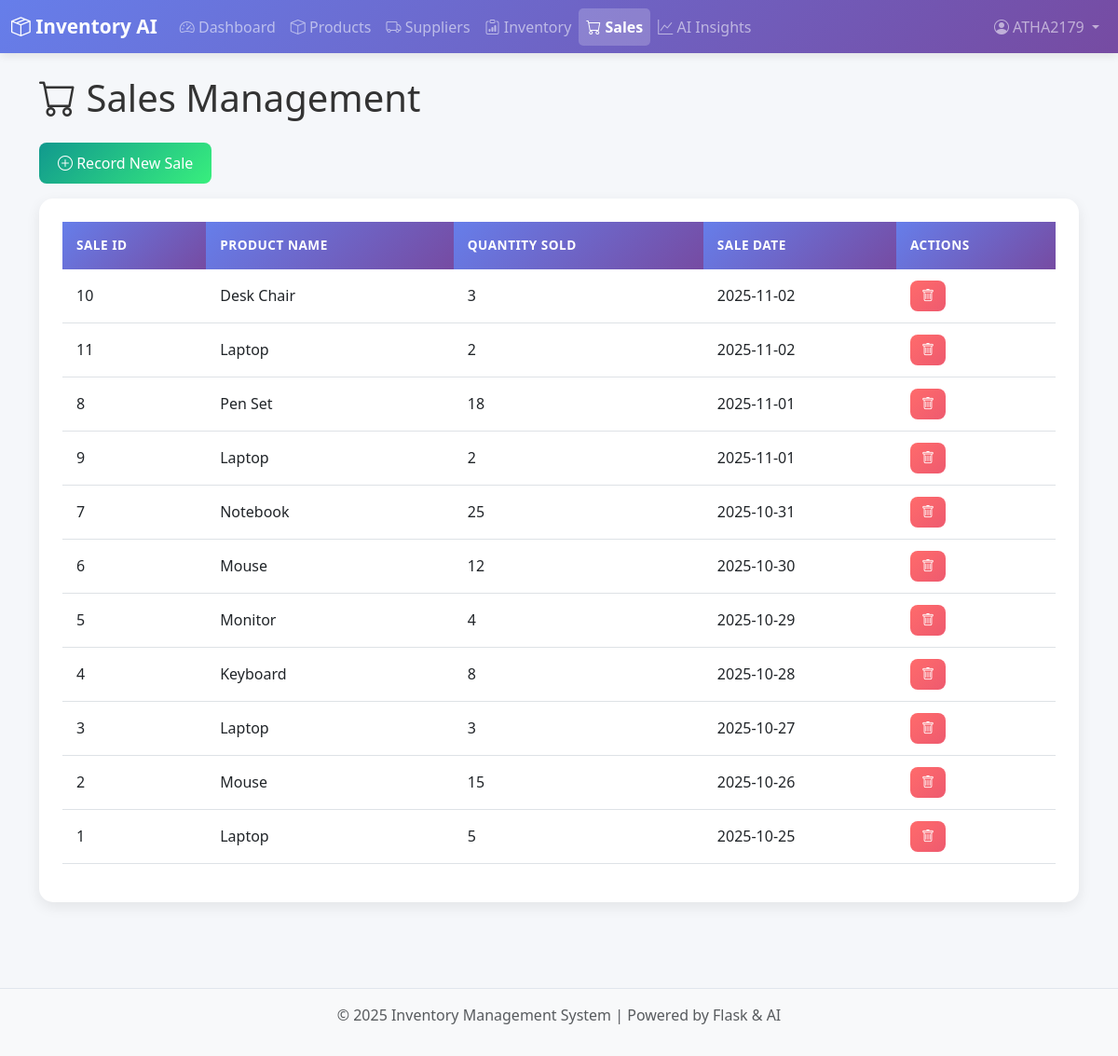
The page /sales (signed in) on the database its author committed.
### models/database.py (models this page shows, shortened)
class User(UserMixin, db.Model):
    __tablename__ = 'users'
    user_id = db.Column(db.Integer, primary_key=True, autoincrement=True)
    username = db.Column(db.String(100), unique=True, nullable=False)
    email = db.Column(db.String(200), unique=True, nullable=False)
    password_hash = db.Column(db.String(200), nullable=False)
    join_date = db.Column(db.DateTime, nullable=False, default=datetime.utcnow)
    is_admin = db.Column(db.Boolean, default=False)
    activity_logs = db.relationship('ActivityLog', backref='user', lazy=True, cascade='all, delete-orphan')

class Sale(db.Model):
    __tablename__ = 'sales'
    sale_id = db.Column(db.Integer, primary_key=True, autoincrement=True)
    product_id = db.Column(db.Integer, db.ForeignKey('products.product_id'), nullable=False)
    quantity_sold = db.Column(db.Integer, nullable=False)
    sale_date = db.Column(db.Date, nullable=False, default=datetime.utcnow)

class Product(db.Model):
    __tablename__ = 'products'
    product_id = db.Column(db.Integer, primary_key=True, autoincrement=True)
    product_name = db.Column(db.String(200), nullable=False)
    category = db.Column(db.String(100), nullable=False)
    price = db.Column(db.Float, nullable=False)
    inventory = db.relationship('Inventory', backref='product', lazy=True, cascade='all, delete-orphan')
    sales = db.relationship('Sale', backref='product', lazy=True, cascade='all, delete-orphan')
    purchases = db.relationship('Purchase', backref='product', lazy=True, cascade='all, delete-orphan')

### app.py (the view)
@app.route('/sales')
@login_required
def sales():
    sales_records = Sale.query.order_by(Sale.sale_date.desc()).all()
    products = Product.query.all()
    return render_template('sales.html', sales=sales_records, products=products)

### app.py (called while the page is built)
@login_manager.user_loader
def load_user(user_id):
    return User.query.get(int(user_id))

### templates/sales.html (shortened to what this page needs)
{% extends "base.html" %}
{% block content %}
<div class="container">
    <h1 class="mb-4"><i class="bi bi-cart"></i> Sales Management</h1>
    <button class="btn btn-success mb-3" data-bs-toggle="modal" data-bs-target="#saleModal" onclick="resetSaleForm()">
        <i class="bi bi-plus-circle"></i> Record New Sale
    </button>
    <div class="card">
        <div class="card-body">
            <table class="table table-hover">
                <thead class="table-dark">
                    <tr>
                        <th>Sale ID</th>
                        <th>Product Name</th>
                        <th>Quantity Sold</th>
                        <th>Sale Date</th>
                        <th>Actions</th>
                    </tr>
                </thead>
                <tbody>
                    {% for sale in sales %}
                    <tr>
                        <td>{{ sale.sale_id }}</td>
                        <td>{{ sale.product.product_name }}</td>
                        <td>{{ sale.quantity_sold }}</td>
                        <td>{{ sale.sale_date.strftime('%Y-%m-%d') }}</td>
                        <td>
                            <button class="btn btn-sm btn-danger" onclick="deleteSale({{ sale.sale_id }})">
                                <i class="bi bi-trash"></i>
                            </button>
                        </td>
                    </tr>
                    {% endfor %}
                </tbody>
            </table>
        </div>
    </div>
</div>
{% endblock %}

### templates/base.html (shortened to what this page needs)
<!DOCTYPE html>
<html lang="en">
<head>
    <link href="https://cdn.jsdelivr.net/npm/bootstrap@5.3.0/dist/css/bootstrap.min.css" rel="stylesheet">
    <link rel="stylesheet" href="https://cdn.jsdelivr.net/npm/bootstrap-icons@1.10.0/font/bootstrap-icons.css">
    <link rel="stylesheet" href="{{ url_for('static', filename='css/style.css') }}">
</head>
<body>
    <nav class="navbar navbar-expand-lg navbar-dark bg-primary">
        <div class="container-fluid">
            <a class="navbar-brand" href="{% if current_user.is_authenticated %}{{ url_for('dashboard') }}{% else %}{{ url_for('home') }}{% endif %}">
                <i class="bi bi-box-seam"></i> Inventory AI
            </a>
            <div class="collapse navbar-collapse" id="navbarNav">
                {% if current_user.is_authenticated %}
                <ul class="navbar-nav me-auto">
                    <li class="nav-item">
                        <a class="nav-link {% if request.endpoint == 'dashboard' %}active{% endif %}" href="{{ url_for('dashboard') }}">
                            <i class="bi bi-speedometer2"></i> Dashboard
                        </a>
                    </li>
                    <li class="nav-item">
                        <a class="nav-link {% if request.endpoint == 'products' %}active{% endif %}" href="{{ url_for('products') }}">
                            <i class="bi bi-box"></i> Products
                        </a>
                    </li>
                    <li class="nav-item">
                        <a class="nav-link {% if request.endpoint == 'suppliers' %}active{% endif %}" href="{{ url_for('suppliers') }}">
                            <i class="bi bi-truck"></i> Suppliers
                        </a>
                    </li>
                    <li class="nav-item">
                        <a class="nav-link {% if request.endpoint == 'inventory' %}active{% endif %}" href="{{ url_for('inventory') }}">
                            <i class="bi bi-clipboard-data"></i> Inventory
                        </a>
                    </li>
                    <li class="nav-item">
                        <a class="nav-link {% if request.endpoint == 'sales' %}active{% endif %}" href="{{ url_for('sales') }}">
                            <i class="bi bi-cart"></i> Sales
                        </a>
                    </li>
                    <li class="nav-item">
                        <a class="nav-link {% if request.endpoint == 'ai_insights' %}active{% endif %}" href="{{ url_for('ai_insights') }}">
                            <i class="bi bi-graph-up"></i> AI Insights
                        </a>
                    </li>
                </ul>
                <ul class="navbar-nav ms-auto">
                    <li class="nav-item dropdown">
                        <a class="nav-link dropdown-toggle" href="#" id="userDropdown" role="button" data-bs-toggle="dropdown" aria-expanded="false">
                            <i class="bi bi-person-circle"></i> {{ current_user.username }}
                        </a>
                    </li>
                </ul>
                {% endif %}
            </div>
        </div>
    </nav>
    <main class="container-fluid py-4">
        {% block content %}{% endblock %}
    </main>
    <footer class="bg-light text-center text-muted py-3 mt-5">
        <p>&copy; 2025 Inventory Management System | Powered by Flask & AI</p>
    </footer>
</body>
</html>

### static/css/style.css (style rules this page uses)
:root { --primary-color: #667eea; --secondary-color: #764ba2; --success-color: #38ef7d; --warning-color: #f5576c; --info-color: #00f2fe; --gradient-primary: linear-gradient(135deg, #667eea 0%, #764ba2 100%); --gradient-success: linear-gradient(135deg, #11998e 0%, #38ef7d 100%); --gradient-warning: linear-gradient(135deg, #f093fb 0%, #f5576c 100%); --gradient-info: linear-gradient(135deg, #4facfe 0%, #00f2fe 100%); }
body { font-family: 'Segoe UI', Tahoma, Geneva, Verdana, sans-serif; background-color: #f5f7fa; color: #333; }
.navbar { box-shadow: 0 2px 10px rgba(0, 0, 0, 0.1); background: var(--gradient-primary) !important; }
.navbar-brand { font-weight: bold; font-size: 1.3rem; transition: transform 0.3s ease; }
.nav-link { transition: all 0.3s ease; position: relative; }
.nav-link.active { background: rgba(255, 255, 255, 0.2); border-radius: 5px; font-weight: 600; }
.card { border: none; border-radius: 15px; box-shadow: 0 5px 15px rgba(0, 0, 0, 0.08); transition: all 0.3s ease; margin-bottom: 20px; }
.card-body { padding: 25px; }
table { animation: fadeIn 0.6s ease-out; }
.table thead th { background: var(--gradient-primary); color: white; border: none; font-weight: 600; text-transform: uppercase; font-size: 0.85rem; letter-spacing: 0.5px; padding: 15px; }
.table tbody tr { transition: all 0.3s ease; }
.table td { vertical-align: middle; padding: 12px 15px; }
.btn { border-radius: 8px; padding: 10px 20px; font-weight: 500; transition: all 0.3s ease; border: none; }
.btn-success { background: var(--gradient-success); color: white; }
.btn-danger { background: linear-gradient(135deg, #ff6b6b 0%, #ee5a6f 100%); color: white; }
.btn-sm { padding: 6px 12px; font-size: 0.875rem; }
footer { margin-top: 50px; border-top: 1px solid #e0e6ed; background: white; }

### rows shown on the page
User: username "ATHA2179"
Sale: sale_id "10", product.product_name "Desk Chair", quantity_sold "3", sale_date "2025-11-02"
Sale: sale_id "11", product.product_name "Laptop", quantity_sold "2", sale_date "2025-11-02"
Sale: sale_id "8", product.product_name "Pen Set", quantity_sold "18", sale_date "2025-11-01"
Sale: sale_id "9", product.product_name "Laptop", quantity_sold "2", sale_date "2025-11-01"
Sale: sale_id "7", product.product_name "Notebook", quantity_sold "25", sale_date "2025-10-31"
Sale: sale_id "6", product.product_name "Mouse", quantity_sold "12", sale_date "2025-10-30"
Sale: sale_id "5", product.product_name "Monitor", quantity_sold "4", sale_date "2025-10-29"
Sale: sale_id "4", product.product_name "Keyboard", quantity_sold "8", sale_date "2025-10-28"
Sale: sale_id "3", product.product_name "Laptop", quantity_sold "3", sale_date "2025-10-27"
Sale: sale_id "2", product.product_name "Mouse", quantity_sold "15", sale_date "2025-10-26"
Sale: sale_id "1", product.product_name "Laptop", quantity_sold "5", sale_date "2025-10-25"
